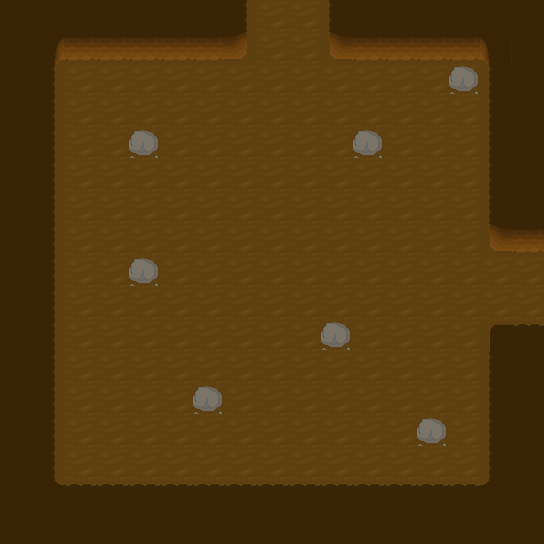

Rendered tile map (Tiled .tmx) drawn with the repository's tilesets; below, a short description and the full map source, tile grids included:
An orthogonal 17x17 tile map with 32x32 px tiles, 2 tile layers (Floor, Walls).

<map version="1.0" orientation="orthogonal" renderorder="left-up" width="17" height="17" tilewidth="32" tileheight="32" nextobjectid="1">
 <tileset firstgid="1" name="Environment" tilewidth="32" tileheight="32" tilecount="512" columns="32">
  <image source="../../Textures/Tiles.png" width="1024" height="512" />
  <tile id="5" probability="0.035" />
 </tileset>
 <layer name="Floor" width="17" height="17">
  <data encoding="csv">
38,38,38,38,38,38,38,38,38,38,38,38,38,38,38,38,38,
38,38,38,38,38,38,38,38,38,38,38,38,38,38,38,38,38,
38,38,38,38,38,38,38,38,38,38,38,38,38,38,38,38,38,
38,38,38,38,38,38,38,38,38,38,38,38,38,38,38,38,38,
38,38,38,38,38,38,38,38,38,38,38,38,38,38,38,38,38,
38,38,38,38,38,38,38,38,38,38,38,38,38,38,38,38,38,
38,38,38,38,38,38,38,38,38,38,38,38,38,38,38,38,38,
38,38,38,38,38,38,38,38,38,38,38,38,38,38,38,38,38,
38,38,38,38,38,38,38,38,38,38,38,38,38,38,38,38,38,
38,38,38,38,38,38,38,38,38,38,38,38,38,38,38,38,38,
38,38,38,38,38,38,38,38,38,38,38,38,38,38,38,38,38,
38,38,38,38,38,38,38,38,38,38,38,38,38,38,38,38,38,
38,38,38,38,38,38,38,38,38,38,38,38,38,38,38,38,38,
38,38,38,38,38,38,38,38,38,38,38,38,38,38,38,38,38,
38,38,38,38,38,38,38,38,38,38,38,38,38,38,38,38,38,
38,38,38,38,38,38,38,38,38,38,38,38,38,38,38,38,38,
38,38,38,38,38,38,38,38,38,38,38,38,38,38,38,38,38
</data>
 </layer>
 <layer name="Walls" width="17" height="17">
  <data encoding="csv">
103,103,103,103,103,103,103,104,0,0,102,103,103,103,103,103,103,
103,39,135,135,135,135,135,136,0,0,134,135,135,135,135,40,103,
103,104,0,0,0,0,0,0,0,0,0,0,0,0,6,102,103,
103,104,0,0,0,0,0,0,0,0,0,0,0,0,0,102,103,
103,104,0,0,6,0,0,0,0,0,0,6,0,0,0,102,103,
103,104,0,0,0,0,0,0,0,0,0,0,0,0,0,102,103,
103,104,0,0,0,0,0,0,0,0,0,0,0,0,0,102,103,
103,104,0,0,0,0,0,0,0,0,0,0,0,0,0,134,135,
103,104,0,0,6,0,0,0,0,0,0,0,0,0,0,0,0,
103,104,0,0,0,0,0,0,0,0,0,0,0,0,0,0,0,
103,104,0,0,0,0,0,0,0,0,6,0,0,0,0,70,71,
103,104,0,0,0,0,0,0,0,0,0,0,0,0,0,102,103,
103,104,0,0,0,0,6,0,0,0,0,0,0,0,0,102,103,
103,104,0,0,0,0,0,0,0,0,0,0,0,6,0,102,103,
103,104,0,0,0,0,0,0,0,0,0,0,0,0,0,102,103,
103,8,71,71,71,71,71,71,71,71,71,71,71,71,71,7,103,
103,103,103,103,103,103,103,103,103,103,103,103,103,103,103,103,103
</data>
 </layer>
</map>
